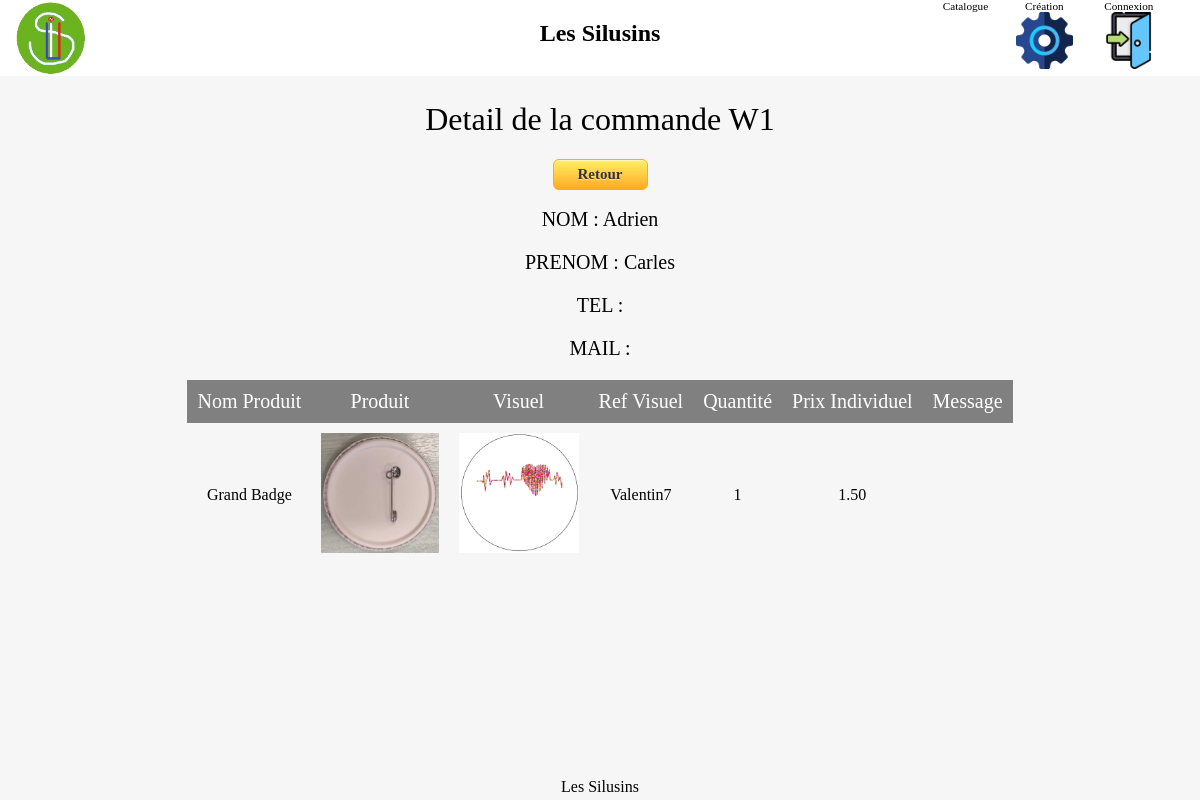
The app's page /detail.php?num_commande=W1 with its own data.
### tables this page shows
CREATE TABLE commande(
   id_commande INT NOT NULL UNIQUE AUTO_INCREMENT,
   num_commande VARCHAR(500),
   date_commande DATETIME,
   total_commande FLOAT,
   mode_paiement VARCHAR(500),
   nom_commande VARCHAR(500),
   prenom_commande VARCHAR(500),
   classe_commande VARCHAR(50),
   tel_commande VARCHAR(50),
   mail_commande VARCHAR(500),
   id_user INT NOT NULL,
   id_statut INT NOT NULL,
   id_user_controleur INT,
   PRIMARY KEY(Id_commande),
   FOREIGN KEY(Id_user) REFERENCES utilisateur(Id_user),
   FOREIGN KEY(Id_statut) REFERENCES statut(Id_statut),
   FOREIGN KEY(Id_user_controleur) REFERENCES utilisateur(Id_user)

);

CREATE TABLE produit_image_commande(
   id_produit INT NOT NULL,
   id_famille INT NOT NULL,
   id_image INT NOT NULL,
   id_commande INT NOT NULL,
   quantite INT NOT NULL,
   message VARCHAR(500),
   PRIMARY KEY(id_produit, id_famille, id_image, id_commande),
   FOREIGN KEY(id_produit) REFERENCES produit(id_produit),
   FOREIGN KEY(id_famille, id_image) REFERENCES image(id_famille, id_image),
   FOREIGN KEY(id_commande) REFERENCES commande(id_commande)
);

CREATE TABLE produit(
   id_produit INT NOT NULL UNIQUE AUTO_INCREMENT,
   lib_produit VARCHAR(500),
   type_produit VARCHAR(500),
   spec_produit VARCHAR(500),
   prix_produit VARCHAR(50),
   diametre_produit VARCHAR(50),
   PRIMARY KEY(id_produit)
);

CREATE TABLE famille(
   id_famille INT NOT NULL UNIQUE AUTO_INCREMENT,
   lib_famille VARCHAR(500),
   promo_famille TINYINT,
   PRIMARY KEY(id_famille)
   
);

CREATE TABLE image(
   id_famille INT,
   id_image INT NOT NULL,
   PRIMARY KEY(id_famille, id_image),
   FOREIGN KEY(id_famille) REFERENCES famille(id_famille)
);

### classe/CommandeDAO.php (called while the page is built, shortened)
<?php
class CommandeDAO extends DAO {
  function find_num_commande($num_commande) {
    $sql = "SELECT * FROM commande WHERE num_commande= :num_commande";
    try {
      $params = array(":num_commande" => $num_commande);
      $sth = $this->executer($sql, $params);
      $row = $sth->fetch(PDO::FETCH_ASSOC);
    } catch (PDOException $e) {
      die("Erreur lors de la requête SQL : " . $e->getMessage());
    }
    $commande = null;
    if ($row) {
      $commande = new Commande($row);
    }
    return $commande;
  }
}

### classe/DAO.php (called while the page is built)
<?php
class DAO {
  protected $pdo=null;
  function __construct() {
    $dsn = 'mysql:host=' . DB_HOST . ';dbname=' . DB_NAME;
    try {
      $pdo = new PDO($dsn, DB_USER, DB_PASSWORD, array(PDO::MYSQL_ATTR_INIT_COMMAND => "SET NAMES utf8"));
      $pdo->setAttribute(PDO::ATTR_ERRMODE, PDO::ERRMODE_EXCEPTION);
    } catch (PDOException $e) {
      die("Erreur lors de la connexion : " . $e->getMessage());
    }
    $this->pdo = $pdo;
  }
  protected function executer($sql, $params = null) {
    try {
      if ($params == null) {
        $sth = $this->pdo->query($sql);
      } else {
        $sth = $this->pdo->prepare($sql);
        $sth->execute($params);
      }
    } catch (PDOException $e) {
      die("Erreur lors de la requête SQL : " . $e->getMessage()."\nSQL : ".$sql);
    }
    return $sth;
  }
}

### classe/Commande.php (called while the page is built, shortened)
<?php
 class Commande {
    public function fill(array $tableau)
    {
        foreach ($tableau as $cle => $valeur) {
            $methode = 'set_' . $cle;
        }
    }
    private $id_commande;
    private $num_commande;
    private $nom_commande;
    private $prenom_commande;
    public function set_id_commande($id_commande)
    {
        $this->id_commande = $id_commande;
    }
    public function set_num_commande($num_commande)
    {
        $this->num_commande = $num_commande;
    }
    public function set_nom_commande($nom_commande)
    {
        $this->nom_commande = $nom_commande;
    }
    public function set_prenom_commande($prenom_commande)
    {
        $this->prenom_commande = $prenom_commande;
    }
    public function get_id_commande()
    {
        return $this->id_commande;
    }
    public function get_num_commande()
    {
        return $this->num_commande;
    }
    public function get_nom_commande()
    {
        return $this->nom_commande;
    }
    public function get_prenom_commande()
    {
        return $this->prenom_commande;
    }
}

### classe/Produit_image_commandeDAO.php (called while the page is built, shortened)
<?php
class Produit_image_commandeDAO extends DAO {
  function find_by_id_commande($id_commande) {
    $sql = "SELECT * FROM produit_image_commande WHERE id_commande= :id_commande";
    try {
      $params = array(
        ":id_commande" => $id_commande
      );
      $sth = $this->executer($sql, $params);
      $rows = $sth->fetchAll(PDO::FETCH_ASSOC);
    } catch (PDOException $e) {
      die("Erreur lors de la requête SQL : " . $e->getMessage());
    }
    $produit_image_commandes = array();
    foreach($rows as $row) {
      $produit_image_commandes[] = new Produit_image_commande($row);
    }
    return $produit_image_commandes;
  }
}

### classe/Produit_image_commande.php (called while the page is built, shortened)
<?php
 class Produit_image_commande {
    public function fill(array $tableau)
    {
        foreach ($tableau as $cle => $valeur) {
            $methode = 'set_' . $cle;
        }
    }
    private $id_produit;
    private $id_famille;
    private $id_image;
    private $quantite;
    public function set_id_produit($id_produit)
    {
        $this->id_produit = $id_produit;
    }
    public function set_id_famille($id_famille)
    {
        $this->id_famille = $id_famille;
    }
    public function set_id_image ($id_image)
    {
        $this->id_image = $id_image;
    }
    public function set_quantite($quantite)
    {
        $this->quantite = $quantite;
    }
    public function get_id_produit()
    {
        return $this->id_produit;
    }
    public function get_id_famille()
    {
        return $this->id_famille;
    }
    public function get_id_image()
    {
        return $this->id_image;
    }
    public function get_quantite()
    {
        return $this->quantite;
    }
}

### classe/ProduitDAO.php (called while the page is built, shortened)
<?php
class ProduitDAO extends DAO {
  function find($id_produit) {
    $sql = "SELECT * FROM produit WHERE id_produit= :id_produit";
    try {
      $params = array(":id_produit" => $id_produit);
      $sth = $this->executer($sql, $params);
      $row = $sth->fetch(PDO::FETCH_ASSOC);
    } catch (PDOException $e) {
      die("Erreur lors de la requête SQL : " . $e->getMessage());
    }
    $produit = null;
    if ($row) {
      $produit = new Produit($row);
    }
    return $produit;
  }
}

### classe/Produit.php (called while the page is built, shortened)
<?php
 class Produit {
    public function fill(array $tableau)
    {
        foreach ($tableau as $cle => $valeur) {
            $methode = 'set_' . $cle;
        }
    }
    private $id_produit;
    private $lib_produit;
    private $prix_produit;
    public function set_id_produit($id_produit)
    {
        $this->id_produit = $id_produit;
    }
    public function set_lib_produit($lib_produit)
    {
        $this->lib_produit = $lib_produit;
    }
    public function set_prix_produit($prix_produit)
    {
        $this->prix_produit = $prix_produit;
    }
    public function get_id_produit()
    {
        return $this->id_produit;
    }
    public function get_lib_produit()
    {
        return $this->lib_produit;
    }
    public function get_prix_produit()
    {
        return $this->prix_produit;
    }
}

### classe/FamilleDAO.php (called while the page is built, shortened)
<?php
class FamilleDAO extends DAO {
  function find($id_famille) {
    $sql = "SELECT * FROM famille WHERE id_famille= :id_famille";
    try {
      $params = array(":id_famille" => $id_famille);
      $sth = $this->executer($sql, $params);
      $row = $sth->fetch(PDO::FETCH_ASSOC);
    } catch (PDOException $e) {
      die("Erreur lors de la requête SQL : " . $e->getMessage());
    }
    $famille = null;
    if ($row) {
      $famille = new Famille($row);
    }
    return $famille;
  }
}

### classe/Famille.php (called while the page is built, shortened)
<?php
 class Famille {
    public function fill(array $tableau)
    {
        foreach ($tableau as $cle => $valeur) {
            $methode = 'set_' . $cle;
        }
    }
    private $lib_famille;
    public function set_lib_famille($lib_famille)
    {
        $this->lib_famille = $lib_famille;
    }
    public function get_lib_famille()
    {
        return $this->lib_famille;
    }
}

### classe/ImageDAO.php (called while the page is built, shortened)
<?php
class ImageDAO extends DAO {
  function find($id_image) {
    $sql = "SELECT * FROM image WHERE id_image= :id_image";
    try {
      $params = array(":id_image" => $id_image);
      $sth = $this->executer($sql, $params);
      $row = $sth->fetch(PDO::FETCH_ASSOC);
    } catch (PDOException $e) {
      die("Erreur lors de la requête SQL : " . $e->getMessage());
    }
    $image = null;
    if ($row) {
      $image = new Image($row);
    }
    return $image;
  }
}

### classe/Image.php (called while the page is built, shortened)
<?php
 class Image {
    public function fill(array $tableau)
    {
        foreach ($tableau as $cle => $valeur) {
            $methode = 'set_' . $cle;
        }
    }
    private $id_image;
    public function set_id_image($id_image)
    {
        $this->id_image = $id_image;
    }
    public function get_id_image()
    {
        return $this->id_image;
    }
}

### detail.php (the view, shortened to what this page needs)
<?php
    require("header.php");
    $num_commande = isset($_GET["num_commande"]) ? $_GET["num_commande"] : '';
    $commandeDAO = new CommandeDAO;
    $produit_image_commandeDAO = new Produit_image_commandeDAO;
    $commande = $commandeDAO->find_num_commande($num_commande);
    $produit_image_commandes = $produit_image_commandeDAO->find_by_id_commande($commande->get_id_commande());
?>
    <h1>Detail de la commande <?=$commande->get_num_commande()?></h1>
    <div class="container">
        <div class="row">
            <a class="doree" href="administration.php">Retour</a>
        </div>
    </div>
    <br>
    <div class="container">
        <div class="row">
            <p class="col-12 text_center detail_commande">NOM : <?=$commande->get_nom_commande()?></p>
            <p class="col-12 text_center detail_commande">PRENOM : <?=$commande->get_prenom_commande()?></p>
            <p class="col-12 text_center detail_commande">TEL : <?=$commande->get_tel_commande()?></p>
            <p class="col-12 text_center detail_commande">MAIL : <?=$commande->get_mail_commande()?></p>
        </div>
    </div>
    <table>
        <th>Nom Produit</th>
        <th>Produit</th>
        <th>Visuel</th>
        <th>Ref Visuel</th>
        <th>Quantité</th>
        <th>Prix Individuel</th>
        <th>Message</th>
        <?php
            foreach($produit_image_commandes as $produit_image_commande){
                echo("<tr>");
                $produit = new ProduitDAO;
                $produit = $produit->find($produit_image_commande->get_id_produit());
                $famille = new FamilleDAO;
                $famille = $famille->find($produit_image_commande->get_id_famille());
                $image = new ImageDAO;
                $image = $image->find($produit_image_commande->get_id_image());
                echo("<td>".$produit->get_lib_produit()."</td>");
                echo("<td><img class='produit_img' src='./img/Produits/".$produit->get_id_produit().".jpg' alt='produit'></td>");
                echo("<td><img class='visuel_img' src='./img/Visuel/".$famille->get_lib_famille()."/".$image->get_id_image().".jpg' alt=''></td>");
                echo("<td>".$famille->get_lib_famille().$image->get_id_image()."</td>");
                echo("<td>".$produit_image_commande->get_quantite()."</td>");
                echo("<td>".$produit->get_prix_produit()."</td>");
                echo("<td>".$produit_image_commande->get_message()."</td>");
                echo("</tr>");
            }
        ?>
    </table>
<?php
    require("footer.php");
?>

### css/styles.css (style rules this page uses)
* { -moz-box-sizing: border-box; box-sizing: border-box; }
html, body { height: 100%; margin: 0; padding: 0; }
body { margin: 0; padding: 0; width: 100%; font-family: 'PT Sans', Verdana; background-color: #f6f6f6; cursor: default; }
h1 { text-align: center; font-weight : 300; }
a { font-family: 'Mate SC', Verdana; font-size:20px; text-align: center; text-decoration: none; }
.text_center { text-align: center; }
.visuel_img { max-width: 250px; max-height: 120px; }
table, th, td { border-collapse: collapse; margin: auto; padding: 10px; }
th,td { font-weight: inherit; text-align:center; }
th { background-color: grey; color: white; font-size: 20px; }
.container { width: 100%; padding-right: 15px; padding-left: 15px; margin-right: auto; margin-left: auto; }
.col-1,.col-2,.col-3,.col-4,.col-5,.col-6,.col-7,.col-8,.col-9,.col-10,.col-11,.col-12 { padding-right: 15px; padding-left: 15px; }
.row { display: flex; flex-wrap: wrap; }
@media (min-width: 1200px) { .container { max-width: 1140px; } }
@media (min-width: 780px) { .col-12 { width: 100%; } }
.doree { box-shadow:inset 0px 1px 0px 0px #fff6af; background:linear-gradient(to bottom, #ffec64 5%, #ffab23 100%); background-color:#ffec64; border-radius:6px; border:1px solid #ffaa22; display:inline-block; cursor:pointer; color:#333333; font-size:15px; font-weight:bold; padding:6px 24px; text-decoration:none; text-shadow:0px 1px 0px #ffee66; width: fit-content; margin: auto; }
.produit_img { max-width: 250px; max-height: 120px; }
.detail_commande { margin-top: 0%; font-size: 20px; }

### records on screen
commande: num_commande "W1", nom_commande "Adrien", prenom_commande "Carles"
produit_image_commande: id_produit.lib_produit "Grand Badge", famille.lib_famille (picture), famille.lib_famille "Valentin", image.id_image "7", quantite "1", id_produit.prix_produit "1.50"
